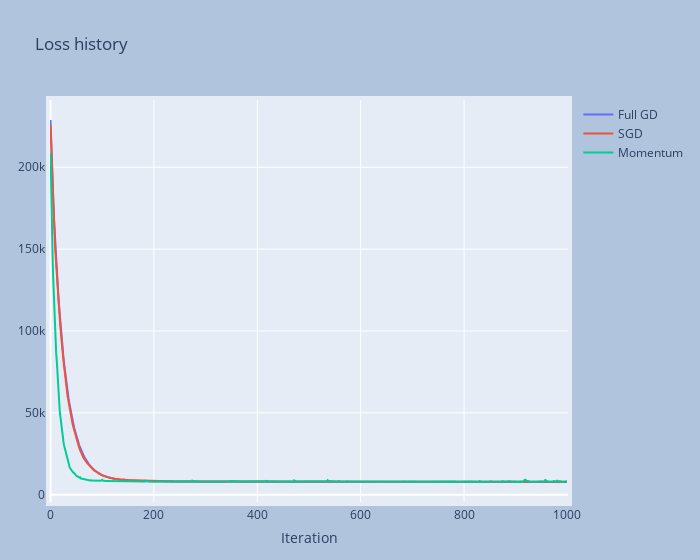

Notebook code for this chart:
### Code cell
full_gd = go.Scatter(x=np.arange(1000), y=my_model_GradientDescent.loss_history[:1000], name='Full GD')
sgd = go.Scatter(x=np.arange(1000), y=my_model_StochasticDescent.loss_history[:1000], name='SGD')
momentum = go.Scatter(x=np.arange(1000), y=my_model_Momentum.loss_history, name='Momentum')

fig = go.Figure(data=[full_gd, sgd, momentum])

fig.update_xaxes(type='linear', range=[-1, 1000 + 1])
fig.update_yaxes(type='linear')

fig.update_layout(title = 'Loss history', xaxis=dict(title="Iteration"))

fig.update_layout(
    autosize=True,
    width=700,
    margin=dict(
        l=50,
        r=50,
        b=50,
        t=100,
        pad=4
    ),
    paper_bgcolor='LightSteelBlue',
)

fig.show()

### Figure 1 — Plotly figure (JSON) as saved in the notebook; plotly's stock layout.template omitted (floating-point values rounded to 4 significant figures; data arrays with more than 128 entries replaced by an {"elided": "..."} marker saying what was removed)
{"data": [{"name": "Full GD", "type": "scatter", "x": {"elided": "1000 int values"}, "y": {"elided": "1000 float values"}}, {"name": "SGD", "type": "scatter", "x": {"elided": "1000 int values"}, "y": {"elided": "1000 float values"}}, {"name": "Momentum", "type": "scatter", "x": {"elided": "1000 int values"}, "y": {"elided": "1000 float values"}}], "layout": {"autosize": true, "margin": {"b": 50, "l": 50, "pad": 4, "r": 50, "t": 100}, "paper_bgcolor": "LightSteelBlue", "title": {"text": "Loss history"}, "width": 700, "xaxis": {"range": [-1, 1001], "title": {"text": "Iteration"}, "type": "linear"}, "yaxis": {"type": "linear"}}}
